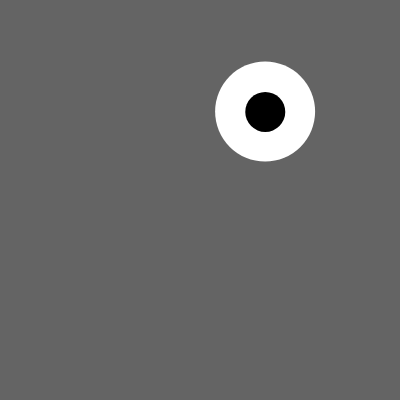
Frame 1 (no input)
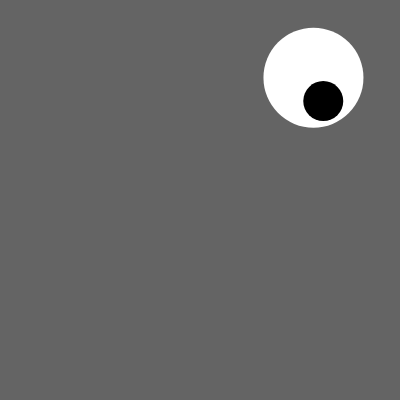
Frame 60 (no input)
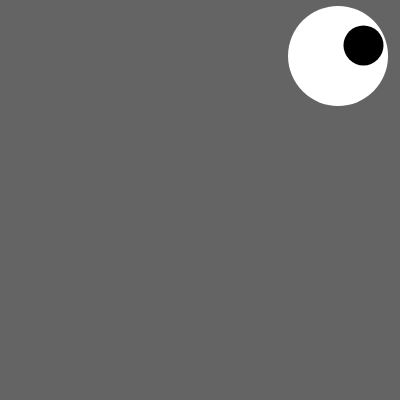
Frame 120 (the mouse pressed at the canvas centre since frame 60)

The p5.js sketch that drew these frames (run headless with seeded random() and noise() and a simulated clock; from frame 60 on, the mouse is pressed at the canvas centre):

// p5.js sketch
// ── sketch.js
var pos, vel, r, ipos, ivel, ir

function setup() {
  createCanvas(400, 400)
  r = 50
  pos = createVector(random(r, width - r), random(r, height - r))
  vel = p5.Vector.random2D()
  
  ir = 20
  ipos = pos.copy()
  ivel = p5.Vector.random2D()
  noStroke()
}

function draw() {
  pos.add(vel)
  ipos.add(ivel)
  checkEdges()
  
  background(100)
  fill(255)
  ellipse(pos.x, pos.y, 2*r, 2*r)
  fill(0)
  ellipse(ipos.x, ipos.y, 2*ir, 2*ir)
}

function checkEdges() {
  if (pos.x <= r || width - r <= pos.x)  {
    vel.x *= -1
  }
  if (pos.y <= r || width - r <= pos.y) {
    vel.y *= -1
  }
  
  if (pos.dist(ipos) > (r - ir)) {
    ipos = p5.Vector.add(pos, p5.Vector.sub(ipos, pos).limit(r - ir))
    ivel.add(p5.Vector.sub(pos, ipos).normalize())
  }
}
// ── eye.js
function Eye(pos, r) {
  this.pos = pos.copy();
  this.ipos = pos.copy();
  this.vel = p5.Vector.random2D();
  this.ivel = p5.Vector.random2D();
  
  this.r = r;
  this.ir = 0.4 * r;
}

Eye.prototype.update = function (others) {
  this.pos.add(this.vel);
  this.ipos.add(this.ivel);
  
  this.edgeCollision();
  this.outsideCollision(others);
  this.internalCollision();
}

Eye.prototype.draw = function () {
  noStroke();
  fill(255);
  ellipse(this.pos.x, this.pos.y, 2*this.r, 2*this.r);
  fill(0);
  ellipse(this.ipos.x, this.ipos.y, 2*this.ir, 2*this.ir); 
}

function inside(n, low, high) {
  return n >= low && n <= high;
}

Eye.prototype.edgeCollision = function() {
  if (!inside(this.pos.x, this.r, width - this.r))  {
    this.vel.x *= -1;
    this.pos.x = constrain(this.pos.x,    this.r, width - this.r);
  }
  if (!inside(this.pos.y, this.r, height - this.r)) {
    this.vel.y *= -1;
    this.pos.y = constrain(this.pos.y, this.r, height - this.r);
  }
}

Eye.prototype.outsideCollision = function(others) {
  var self = this;
  others.forEach(function(other) {
    if(self != other) {
      if (self.pos.dist(other.pos) < self.r + other.r) {
        var away = p5.Vector.sub(self.pos, other.pos);
        away.setMag(self.vel.mag());
        self.vel = away;
      }
    }
  });
}

Eye.prototype.internalCollision = function() {
  if (this.pos.dist(this.ipos) > (this.r - this.ir)) {
    var edgePoint = p5.Vector.sub(this.pos, this.ipos);
    edgePoint.limit(2 * (this.r - this.ir) - edgePoint.mag()); // Compensate for overshoot
    this.ipos = p5.Vector.sub(this.pos, edgePoint);
    this.ivel.add(p5.Vector.sub(this.pos, this.ipos).normalize());
  }
}
